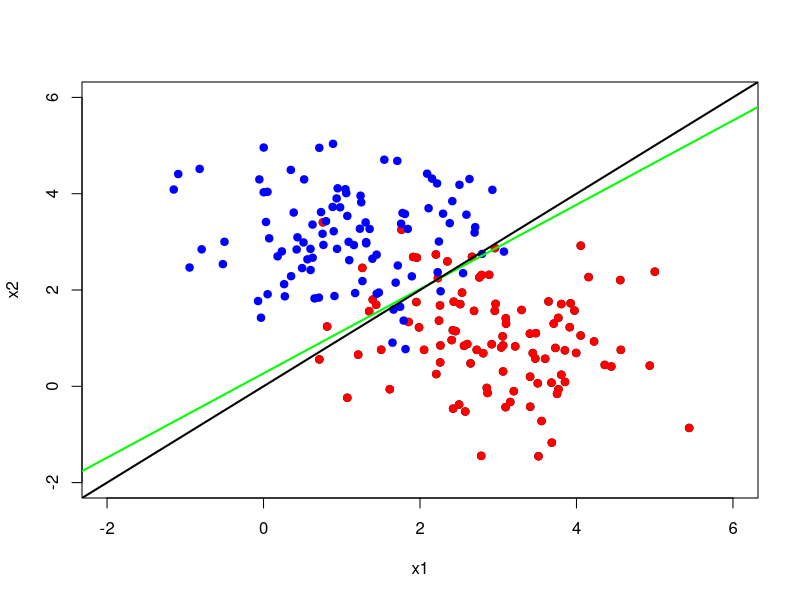

The R script that drew this image:
# lab2

#ej. 2-1
x1=c('a','a','b','a','a','b','b','b')
x2=c('b','a','a','a','a','b','b','b')
y=c(1,1,1,1,-1,-1,-1,-1)

train = t(rbind(x1,x2,y=as.numeric(y))); train


x1=c('a','a','b','b')
x2=c('a','b','a','b')
pred=c(0,0,0,0)
real=c(-1,1,-1,1)

test=t(rbind(x1,x2,pred,real)); test

prior = function(y){ sum(train[,3] == y)/dim(train)[1] }
g = function(x1,x2,y) { sum(colSums(t(train) == c(x1, x2, y)) == 3) / sum(train[,3] == y) }
classifyValue = function(v) { ifelse(prior(1)*g(v[1],v[2],1) > prior(-1)*g(v[1],v[2],-1), 1, -1) }
test[,3] = apply(test,1,classifyValue); test
error = sum(test[,3] != test[,4]) / dim(test)[1]; error

#ej. 2-3

#a)

install.packages("mvtnorm")
library(mvtnorm)

xx_1=rmvnorm(100,mean=c(3,1),sigma=matrix(c(1,0,0,1),2,2))
xx_1=cbind(xx_1,1)
xx_0=rmvnorm(100,mean=c(1,3),sigma=matrix(c(1,0,0,1),2,2))
xx_0=cbind(xx_0,0)
xx=rbind(xx_1,xx_0); xx

#b)

xrange=c(min(floor(min(xx_1[,1])),floor(min(xx_0[,1]))),max(ceiling(max(xx_1[,1])),ceiling(max(xx_0[,1]))))
yrange=c(min(floor(min(xx_1[,2])),floor(min(xx_0[,2]))),max(ceiling(max(xx_1[,2])),ceiling(max(xx_0[,2]))))

plot(xx_1,xlim=xrange,ylim=yrange,xlab="x1",ylab="x2")
points(xx_1,pch=19,col="red")
points(xx_0,pch=19,col="blue")

#c)

# mu.1=c(3,1); mu.2=c(1,3)
# sigma.1=sigma.2=matrix(c(1,0,0,1),2,2)

# d=function(x,mu,sigma){exp(-0.5*t(x-mu)%*%sigma%*%(x-mu))/2*pi}
# d2=function(x,mu,sigma){exp(-0.5*sum((x-mu)^2))/2*pi}
# 
# classifier=function(x){ dmvnorm(x,mean=mu.1,sigma=sigma.1) > dmvnorm(x,mean=mu.2,sigma=sigma.2) }
# classifierWOT=function(x){ d(x,mu.1,sigma.1) > d(x,mu.2,sigma.2) }
# classifierWOT2=function(x){ d2(x,mu.1,sigma.1) > d2(x,mu.2,sigma.2) }

# g=function(x,mu,sigma){exp(-0.5*sum((x-mu)^2))/2*pi}
# classifier=function(x){ g(x,mu.1,sigma.1) > g(x,mu.2,sigma.2) }

# classifier=function(x){x[2]<x[1]}

#d)
ind=sample(c(TRUE, FALSE), 200, replace=TRUE, prob=c(0.8, 0.2))
xtrain=xx[ind,1:2]; xtrain
ytrain=xx[ind,3]; ytrain
xtest=xx[!ind,1:2]; xtest
ytest=xx[!ind,3]; ytest

# error=sum(classifier(xtrain)!=ytrain)/dim(xtrain)[1]; error
# errorWOT=sum(apply(xtrain,1,classifierWOT)!=ytrain)/dim(xtrain)[1]; errorWOT
# errorWOT2=sum(apply(xtrain,1,classifierWOT2)!=ytrain)/dim(xtrain)[1]; errorWOT2

error_train=sum((xtrain[,2]<xtrain[,1])!=ytrain)/dim(xtrain)[1]; error_train

#e)
model=lm(ytrain~xtrain)
A=model$coef[1]
B=model$coef[-1]



#f)

# (0.5-model$coef[1]-x[1]*model$coef[2])/model$coef[3]=x[2]

a=(0.5-model$coef[1])/model$coef[3]
b=-model$coef[2]/model$coef[3]

abline(a=a, b=b,lwd=2,col="green")
abline(c(0,1),lwd=2,col="black")

#g)
A=model$coef[1]
B=model$coef[-1]
data_pred=as.vector(1*(A+xtest%*%B > 0.5)); data_pred
# data_pred=as.vector(1*(A+xtest%*%B > 0.5))
# lm_error=mean(ytest!=data_pred); lm_error
lm_error=mean(ytest!=data_pred); lm_error
error_test=sum((xtest[,2]<xtest[,1])!=ytest)/dim(xtest)[1]; error_test
